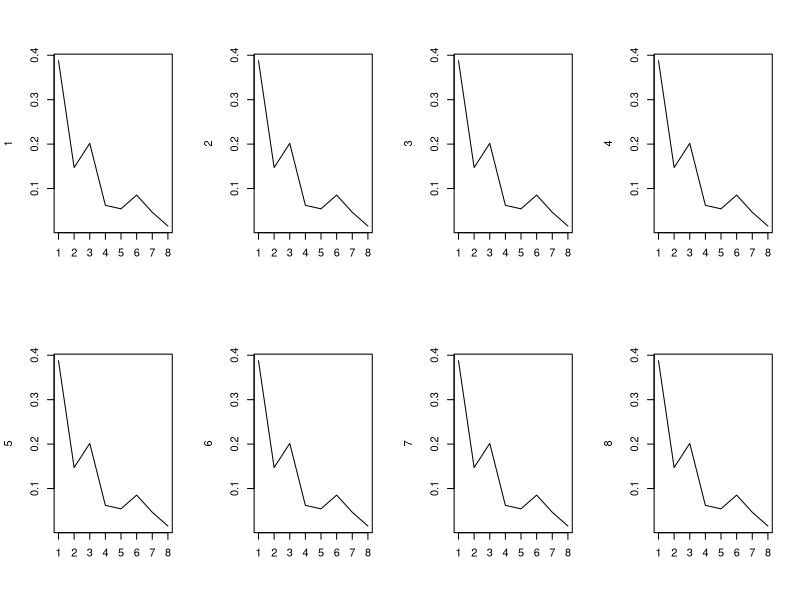

This chart was generated by the following R code:

os <- occupationalStatus
os1<-os/rowSums(os)


#set up multiple plots
par (mfrow = c(2,4))

  for (i in 1:nrow(os1))  {
  # I plot
  plot(os1[1,], xlab="", ylab=i, type="l")
  i
  
}
